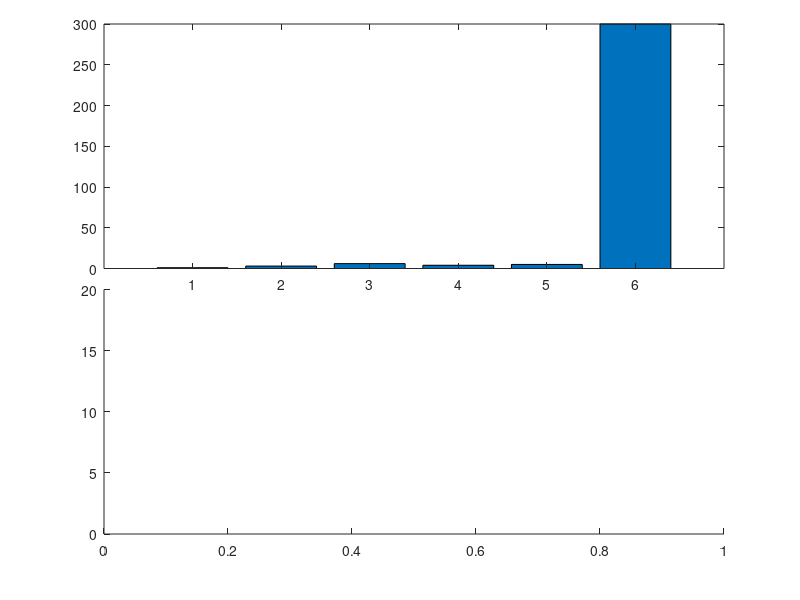

Recreate this plot in MATLAB.
a=[1 3 6 4 5 300];

ylim1=[0 20];
ylim2=[100 300];
xlim=[0 length(a)+1];

% retrieve your default axis pos
clf;
p0=get(gca,'position')
delete(gcf);

% create axis1
%a1=axes('position',[p0(1) p0(2) p0(3)/2-.025 p0(4)]);
a1=axes('position',[p0(1) p0(2) p0(3) p0(4)/2]);
a2=axes('position',[p0(1) p0(4)/2+.145 p0(3) p0(4)/2])
%barh(a);
bar(a);
%set(a1,'ylim',ylim1);
set(a2,'xlim',xlim,'ylim',ylim2);
set(a2,'xtick',[]);
%box off;

% create axis2
%a2=axes('position',[p0(1)+p0(3)/2+.025 p0(2) p0(3)/2-.025 p0(4)]);
%a2=axes('position',[p0(1) p0(4)/2+.145 p0(3) p0(4)/2])
%a2=axes('position',[p0(1) p0(4)/2+.145 p0(3) p0(4)/2])
%barh(a);
bar(a);

set(a1,'ylim',ylim1);
%set(a2,'xlim',xlim,'ylim',ylim2);
%set(a2,'xtick',[]);
%set(a2,'xcolor',get(a2,'color'));
%box off

%%%%%%%%%%%%%%%% plotting %%%%%%%%%%%%%%%%%%%%%
output = "break_axis";

%figure;
saveas(1, strcat(output, ".png"));

%box off
